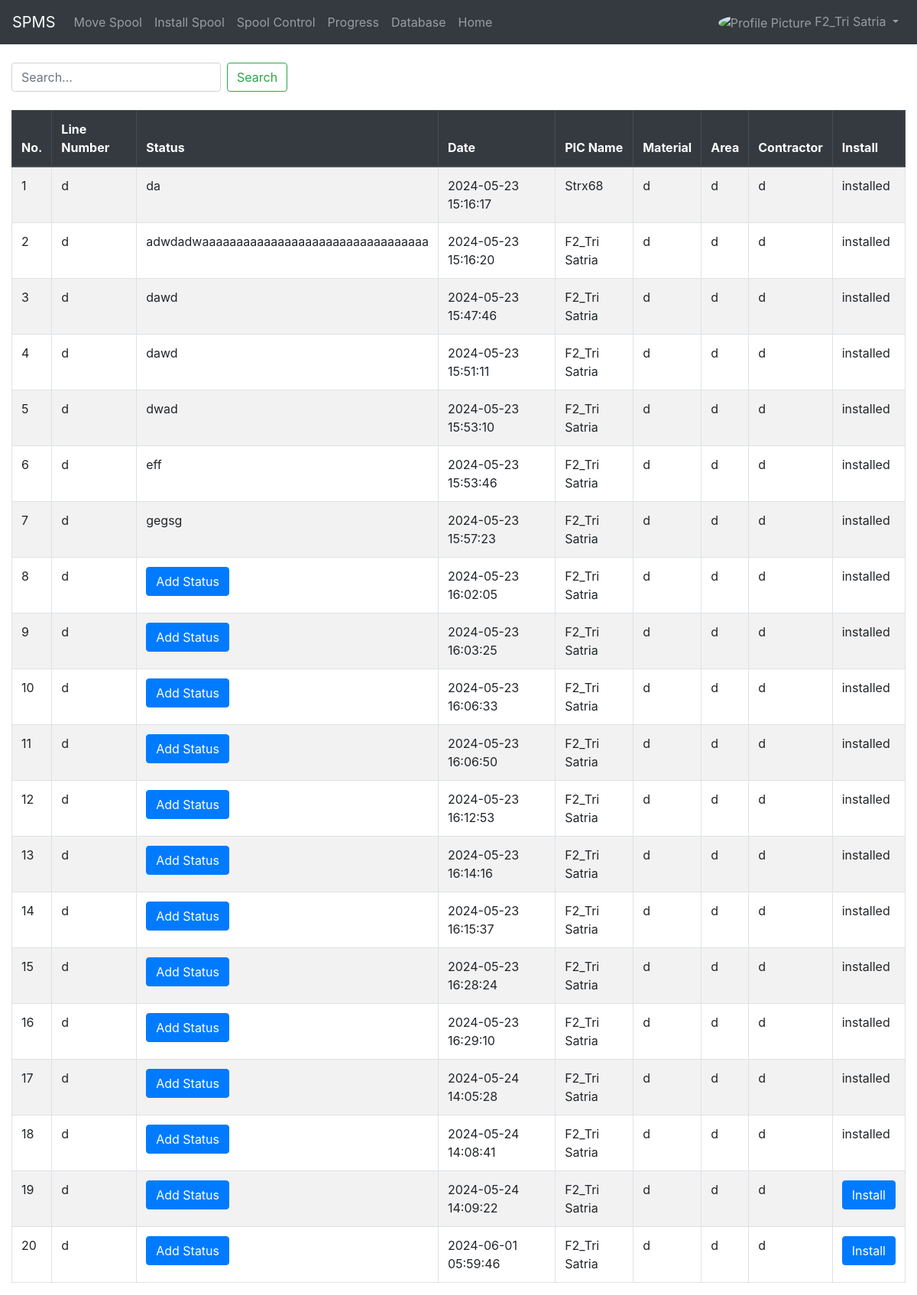
The app's page /move_spool.php (signed in) with its own data.
### tables this page shows
CREATE TABLE `move_spool` (
  `id` int(11) NOT NULL,
  `user_id` int(11) NOT NULL,
  `line_number` text NOT NULL,
  `status` text NOT NULL,
  `material` varchar(100) NOT NULL,
  `area` varchar(100) NOT NULL,
  `contractor` varchar(100) NOT NULL,
  `created_at` timestamp NOT NULL DEFAULT current_timestamp(),
  `is_installed` tinyint(1) NOT NULL DEFAULT 0
);

CREATE TABLE `userinfo` (
  `id` int(11) NOT NULL,
  `username` varchar(100) NOT NULL,
  `user_email` varchar(100) NOT NULL,
  `password` varchar(100) NOT NULL,
  `profile_picture` text NOT NULL,
  `role` varchar(100) NOT NULL DEFAULT 'client',
  `created_at` timestamp NOT NULL DEFAULT current_timestamp() ON UPDATE current_timestamp()
);

### functions.php (called while the page is built, shortened)
<?php
$conn = mysqli_connect("localhost", "root", "", "tugaslogintwt9");
function query($query){
    global $conn;
    $result = mysqli_query($conn, $query);
    $rows = [];
    while( $row = mysqli_fetch_assoc($result) ){
        $rows[] = $row;
    }
    return $rows;
}
?>

### move_spool.php (the view, shortened to what this page needs)
<?php
require 'functions.php';
$move_spool = query("SELECT DISTINCT move_spool.id, move_spool.line_number, move_spool.status, move_spool.material, move_spool.area, move_spool.contractor, move_spool.created_at, move_spool.is_installed, userinfo.id AS user_id, userinfo.username, userinfo.profile_picture
          FROM move_spool
          INNER JOIN userinfo ON move_spool.user_id = userinfo.id");
$user_id = query("SELECT * FROM userinfo WHERE user_email = '{$_SESSION['login_email']}'")[0]['id'];
?>
<!DOCTYPE html>
<html lang="en">
<head>
    <link href="https://stackpath.bootstrapcdn.com/bootstrap/4.5.2/css/bootstrap.min.css" rel="stylesheet">
</head>
<body>
    <nav class="navbar navbar-expand-lg navbar-dark bg-dark">
        <a class="navbar-brand" href="feed.php">SPMS</a>
        <div class="collapse navbar-collapse" id="navbarNav">
            <ul class="navbar-nav">
                <li class="nav-item"><a class="nav-link" href="move_spool.php">Move Spool</a></li>
                <li class="nav-item"><a class="nav-link" href="install_spool.php">Install Spool</a></li>
                <li class="nav-item"><a class="nav-link" href="spool_control.php">Spool Control</a></li>
                <li class="nav-item"><a class="nav-link" href="progress.php">Progress</a></li>
                <li class="nav-item"><a class="nav-link" href="database_spool.php">Database</a></li>
                <li class="nav-item"><a class="nav-link" href="feed.php">Home</a></li>
            </ul>
            <ul class="navbar-nav ml-auto">
                    <li class="nav-item dropdown">
                        <a class="nav-link dropdown-toggle" href="#" id="navbarDropdown" role="button" data-toggle="dropdown" aria-haspopup="true" aria-expanded="false">
                            <img src="<?= $_SESSION['login_picture'] ?>" alt="Profile Picture" class="rounded-circle" width="30" height="30">
                            <?= $_SESSION['login_givenName'] . $_SESSION['login_familyName'] ?>
                        </a>
                    </li>
            </ul>
        </div>
    </nav>
    <div class="container-fluid">
        <br>
        <div class="row">
            <div class="col-md-12">
                <form class="form-inline my-2 my-lg-0" action="move_spool.php" method="post">
                    <input class="form-control mr-sm-2" type="search" placeholder="Search..." aria-label="Search" name="keyword" id="keyword">
                    <button class="btn btn-outline-success my-2 my-sm-0" type="submit" name="cari">Search</button>
                </form>
            </div>
        </div>
        <br>
        <div class="table-responsive">
            <table class="table table-bordered table-striped">
                <thead class="thead-dark">
                    <tr>
                        <th>No.</th>
                        <th>Line Number</th>
                        <th>Status</th>
                        <th>Date</th>
                        <th>PIC Name</th>
                        <th>Material</th>
                        <th>Area</th>
                        <th>Contractor</th>
                        <th>Install</th>
                    </tr>
                </thead>
                <tbody>
                    <?php foreach($move_spool as $index => $row): ?>
                        <tr>
                            <td><?= $index+1 ?></td>
                            <td>
                                <?php
                                $line_numbers = explode(',', $row['line_number']);
                                foreach ($line_numbers as $line_number) :?>
                                    <div>
                                        <?= $line_number ?>
                                    </div>
                                <?php endforeach ?>
                            </td>
                            <?php if(empty($row['status'])): ?>
                                <td>
                                <a href="add_status.php?id=<?= $row['id'] ?>&from=move_spool">
                                <button type="button" class="btn btn-primary" name="add_status">Add Status</button>
                                </a>
                                </td>
                            <?php else: ?>
                                <td><?= $row['status'] ?></td>
                            <?php endif ?>
                            <td><?= $row['created_at'] ?></td>
                            <td><?= $row['username'] ?></td>
                            <td><?= $row['material'] ?></td>
                            <td><?= $row['area'] ?></td>
                            <td><?= $row['contractor'] ?></td>
                            <?php if($row['is_installed']): ?>
                                <td>installed</td>
                            <?php else: ?>
                                <td>
                                    <a href="install.php?id=<?= $row['id'] ?>&user_id=<?= $user_id ?>&line_number=<?= $row['line_number'] ?>&material=<?= $row['material'] ?>&area=<?= $row['area'] ?>&contractor=<?= $row['contractor'] ?>&created_at=<?= $row['created_at'] ?>&from=move_spool">
                                        <button type="button" class="btn btn-primary" name="install">Install</button>
                                    </a>
                                </td>
                            <?php endif ?>
                        </tr>
                    <?php endforeach ?>
                </tbody>
            </table>
        </div>
    </div>
</body>
</html>

### records on screen
move_spool: line_number "d", status "da", created_at "2024-05-23 15:16:17", user.username "Strx68", material "d", area "d", contractor "d", is_installed "installed"
move_spool: line_number "d", status "adwdadwaaaaaaaaaaaaaaaaaaaaaaaaaaaaaaaaa", created_at "2024-05-23 15:16:20", user.username "F2_Tri Satria", material "d", area "d", contractor "d", is_installed "installed"
move_spool: line_number "d", status "dawd", created_at "2024-05-23 15:47:46", user.username "F2_Tri Satria", material "d", area "d", contractor "d", is_installed "installed"
move_spool: line_number "d", status "dawd", created_at "2024-05-23 15:51:11", user.username "F2_Tri Satria", material "d", area "d", contractor "d", is_installed "installed"
move_spool: line_number "d", status "dwad", created_at "2024-05-23 15:53:10", user.username "F2_Tri Satria", material "d", area "d", contractor "d", is_installed "installed"
move_spool: line_number "d", status "eff", created_at "2024-05-23 15:53:46", user.username "F2_Tri Satria", material "d", area "d", contractor "d", is_installed "installed"
move_spool: line_number "d", status "gegsg", created_at "2024-05-23 15:57:23", user.username "F2_Tri Satria", material "d", area "d", contractor "d", is_installed "installed"
move_spool: line_number "d", created_at "2024-05-23 16:02:05", user.username "F2_Tri Satria", material "d", area "d", contractor "d", is_installed "installed"
move_spool: line_number "d", created_at "2024-05-23 16:03:25", user.username "F2_Tri Satria", material "d", area "d", contractor "d", is_installed "installed"
move_spool: line_number "d", created_at "2024-05-23 16:06:33", user.username "F2_Tri Satria", material "d", area "d", contractor "d", is_installed "installed"
move_spool: line_number "d", created_at "2024-05-23 16:06:50", user.username "F2_Tri Satria", material "d", area "d", contractor "d", is_installed "installed"
move_spool: line_number "d", created_at "2024-05-23 16:12:53", user.username "F2_Tri Satria", material "d", area "d", contractor "d", is_installed "installed"
move_spool: line_number "d", created_at "2024-05-23 16:14:16", user.username "F2_Tri Satria", material "d", area "d", contractor "d", is_installed "installed"
move_spool: line_number "d", created_at "2024-05-23 16:15:37", user.username "F2_Tri Satria", material "d", area "d", contractor "d", is_installed "installed"
move_spool: line_number "d", created_at "2024-05-23 16:28:24", user.username "F2_Tri Satria", material "d", area "d", contractor "d", is_installed "installed"
move_spool: line_number "d", created_at "2024-05-23 16:29:10", user.username "F2_Tri Satria", material "d", area "d", contractor "d", is_installed "installed"
move_spool: line_number "d", created_at "2024-05-24 14:05:28", user.username "F2_Tri Satria", material "d", area "d", contractor "d", is_installed "installed"
move_spool: line_number "d", created_at "2024-05-24 14:08:41", user.username "F2_Tri Satria", material "d", area "d", contractor "d", is_installed "installed"
move_spool: line_number "d", created_at "2024-05-24 14:09:22", user.username "F2_Tri Satria", material "d", area "d", contractor "d"
move_spool: line_number "d", created_at "2024-06-01 05:59:46", user.username "F2_Tri Satria", material "d", area "d", contractor "d"

### other values on screen
$_SESSION['login_givenName'] "F2_Tri Satria"
